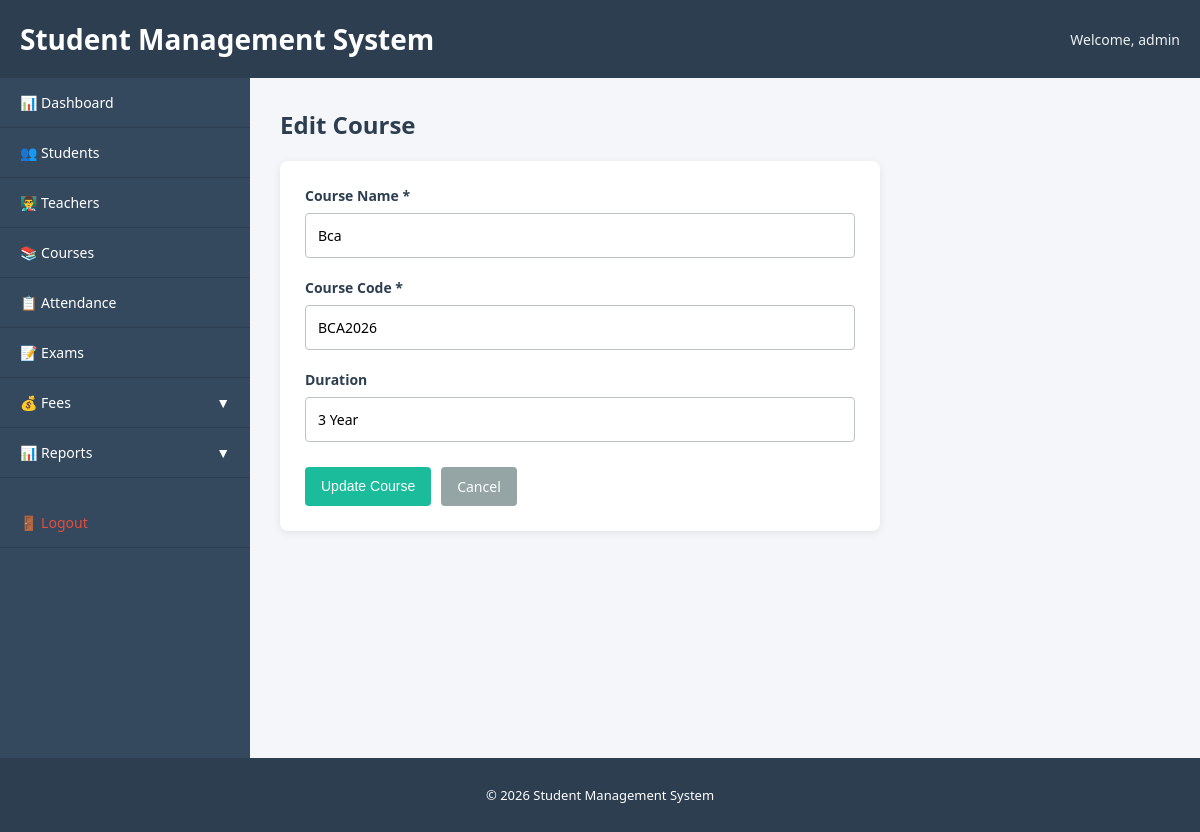
Screenshot of /modules/courses/edit.php?id=3 (signed in) with the database file from the repository.
### tables this page shows
CREATE TABLE `courses` (
  `id` int(11) NOT NULL AUTO_INCREMENT,
  `course_name` varchar(100) NOT NULL,
  `course_code` varchar(50) NOT NULL,
  `duration` varchar(50) DEFAULT NULL,
  `created_at` timestamp NOT NULL DEFAULT current_timestamp(),
  PRIMARY KEY (`id`),
  UNIQUE KEY `course_code` (`course_code`)
);

### modules/courses/edit.php (the view, shortened to what this page needs)
<?php
include "../../config/db.php";
include "../../includes/header.php";
include "../../includes/sidebar.php";
$id = $_GET['id'];
$sql = "SELECT * FROM courses WHERE id='$id'";
$result = mysqli_query($conn, $sql);
$course = mysqli_fetch_assoc($result);
?>
<div class="content">
    <h2>Edit Course</h2>
    <form method="POST" class="form-container">
        <div class="form-group">
            <label>Course Name *</label>
            <input type="text" name="course_name" value="<?php echo htmlspecialchars($course['course_name']); ?>" required>
        </div>
        <div class="form-group">
            <label>Course Code *</label>
            <input type="text" name="course_code" value="<?php echo htmlspecialchars($course['course_code']); ?>" required>
        </div>
        <div class="form-group">
            <label>Duration</label>
            <input type="text" name="duration" value="<?php echo htmlspecialchars($course['duration'] ?? ''); ?>">
        </div>
        <div class="form-actions">
            <button type="submit" class="btn btn-add">Update Course</button>
            <a href="view.php" class="btn btn-cancel">Cancel</a>
        </div>
    </form>
</div>
<?php include "../../includes/footer.php"; ?>

### assets/css/style.css (style rules this page uses)
* { box-sizing: border-box; }
body { margin: 0; font-family: 'Segoe UI', Tahoma, Geneva, Verdana, sans-serif; background-color: #f4f6f9; color: #333; }
.content { flex: 1; padding: 30px; background-color: #f4f6f9; overflow-y: auto; }
h2, h3 { color: #2c3e50; margin-top: 0; }
.form-container { background: white; padding: 25px; border-radius: 8px; box-shadow: 0px 2px 8px rgba(0,0,0,0.08); max-width: 600px; }
.form-group { margin-bottom: 20px; }
.form-group label { display: block; margin-bottom: 8px; font-weight: 600; color: #2c3e50; font-size: 14px; }
.form-group input, .form-group select, .form-group textarea { width: 100%; padding: 12px; border: 1px solid #bdc3c7; border-radius: 4px; font-size: 14px; font-family: inherit; transition: 0.3s; }
.form-actions { display: flex; gap: 10px; margin-top: 25px; }
.btn { padding: 10px 16px; border-radius: 4px; text-decoration: none; font-size: 14px; display: inline-block; border: none; cursor: pointer; transition: 0.3s; font-weight: 500; }
.btn-add { background-color: #1abc9c; color: white; }
.btn-cancel { background-color: #95a5a6; color: white; }

### rows the page displays
courses: course_name "Bca", course_code "BCA2026", duration "3 Year"

### other values shown
$_SESSION['user_name'] "admin"
